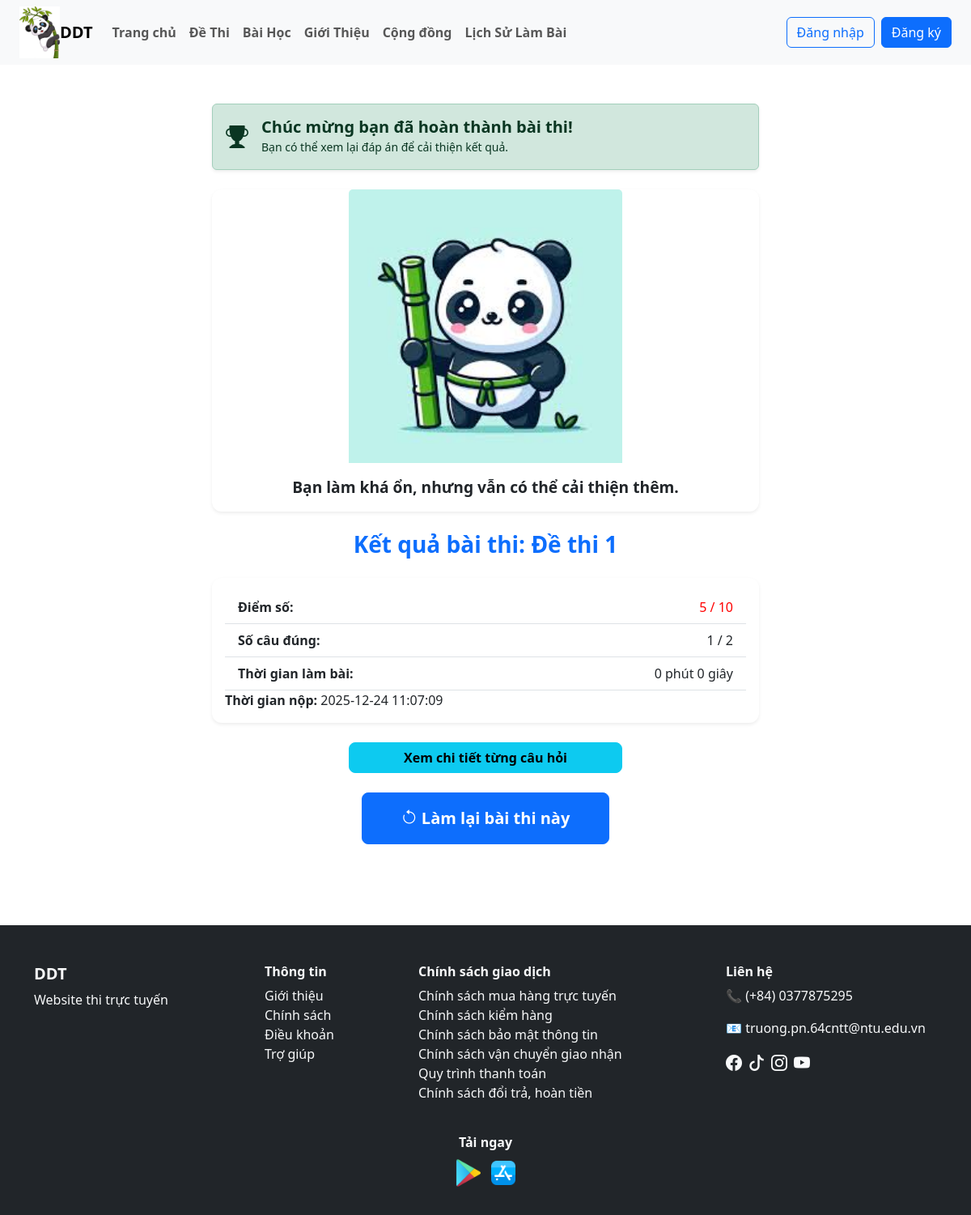
Page /user/ket_qua.php?id=KQ1 on the committed database.
### tables this page shows
CREATE TABLE `ket_qua_thi` (
  `id` varchar(10) NOT NULL,
  `id_nguoi_dung` varchar(10) NOT NULL,
  `id_de_thi` varchar(10) NOT NULL,
  `diem_so` float DEFAULT NULL,
  `thoi_gian_nop` datetime DEFAULT current_timestamp(),
  `thoi_gian_bat_dau` datetime NOT NULL DEFAULT current_timestamp()
);

CREATE TABLE `de_thi` (
  `id` varchar(10) NOT NULL,
  `id_danh_muc` int(11) DEFAULT NULL,
  `ten_de_thi` varchar(255) NOT NULL,
  `mo_ta` text DEFAULT NULL,
  `thoi_gian` int(11) DEFAULT NULL,
  `id_bai_hoc` varchar(10) DEFAULT NULL,
  `thang_diem` int(11) DEFAULT 10,
  `ngay_tao` datetime DEFAULT current_timestamp(),
  `trang_thai` tinyint(1) NOT NULL DEFAULT 0
);

### user/ket_qua.php (the view, shortened to what this page needs)
<?php
include("./header.php");
$id_kq = $_GET['id'];
$sql = "
    SELECT kq.*, dt.ten_de_thi, dt.thang_diem
    FROM ket_qua_thi kq
    JOIN de_thi dt ON kq.id_de_thi = dt.id
    WHERE kq.id = '$id_kq'
";
$kq = mysqli_fetch_assoc(mysqli_query($dbc, $sql));
$so_cau = mysqli_fetch_assoc(mysqli_query($dbc, "
    SELECT COUNT(*) AS tong
    FROM cau_hoi
    WHERE id_de_thi = '{$kq['id_de_thi']}'
"))['tong'];
$so_cau_dung = round(
    ($kq['diem_so'] / $kq['thang_diem']) * $so_cau
);
$thoi_gian_lam = "Chưa xác định";
if (!empty($kq['thoi_gian_bat_dau']) && !empty($kq['thoi_gian_nop'])) {
    $bat_dau = strtotime($kq['thoi_gian_bat_dau']);
    $nop = strtotime($kq['thoi_gian_nop']);
    $diff = $nop - $bat_dau;
    $phut = floor($diff / 60);
    $giay = $diff % 60;
    $thoi_gian_lam = $phut . " phút " . $giay . " giây";
}
$diem = $kq['diem_so'];
$thang = $kq['thang_diem'];
$loi_chuc = "";
if ($diem == $thang) {
    $loi_chuc = "Xuất sắc! Bạn đã đạt điểm tuyệt đối!";
}
else if ($diem >= $thang * 0.8) {
    $loi_chuc = "Rất tốt! Bạn đã làm bài rất chính xác.";
}
else if ($diem >= $thang * 0.5) {
    $loi_chuc = "Bạn làm khá ổn, nhưng vẫn có thể cải thiện thêm.";
}
else {
    $loi_chuc = "Đừng buồn nhé, hãy luyện tập thêm để tiến bộ hơn.";
}
?>
<div class="container my-5" style="max-width: 700px;">
    <div class="alert alert-success d-flex align-items-center shadow-sm" role="alert">
        <i class="bi bi-trophy-fill fs-3 me-3"></i>
        <div>
            <h5 class="mb-0 fw-bold">Chúc mừng bạn đã hoàn thành bài thi!</h5>
            <small>Bạn có thể xem lại đáp án để cải thiện kết quả.</small>
        </div>
    </div>
    <div class="card border-0 shadow-sm my-4">
        <img src="./image_giao_dien/gau_truc_chuc_mung.jpg" class="card-img-top"
            style="width: 50%; height: 50%; object-fit: cover; margin: auto; display: block;" alt="Gấu trúc chúc mừng">
        <div class="card-body text-center">
            <p class="card-text text-fw" style="font-weight: bold; font-size: 1.2rem;"><?= $loi_chuc ?></p>
        </div>
    </div>
    <div class="text-center mb-4">
        <h3 class="fw-bold text-primary">
            Kết quả bài thi: <?= htmlspecialchars($kq['ten_de_thi']) ?>
        </h3>
    </div>
    <div class="card shadow-sm border-0">
        <div class="card-body">
            <div class="list-group list-group-flush">
                <div class="list-group-item d-flex justify-content-between">
                    <strong>Điểm số:</strong>
                    <span style="color : red"><?= $kq['diem_so'] ?> / <?= $kq['thang_diem'] ?></span>
                </div>
                <div class="list-group-item d-flex justify-content-between">
                    <strong>Số câu đúng:</strong>
                    <span><?= $so_cau_dung ?> / <?= $so_cau ?></span>
                </div>
                <div class="list-group-item d-flex justify-content-between">
                    <strong>Thời gian làm bài:</strong>
                    <span><?= $thoi_gian_lam ?></span>
                </div>
                <div class-group-item d-flex justify-content-between">
                    <strong>Thời gian nộp:</strong>
                    <span><?= $kq['thoi_gian_nop'] ?></span>
                </div>
            </div>
        </div>
    </div>
    <div class="mt-4 text-center">
        <a href="xem_dap_an.php?id_kq=<?= $id_kq ?>" class="btn btn-info w-50 fw-bold">
            Xem chi tiết từng câu hỏi
        </a>
    </div>
    <div class="text-center mt-4">
        <a href="thi.php?id=<?= $kq["id_de_thi"] ?>" class="btn btn-primary btn-lg px-5 py-3 fw-bold">
            <i class="bi bi-arrow-counterclockwise"></i> Làm lại bài thi này
        </a>
    </div>
</div>
<?php
include_once("./footer.php")
?>

### user/CSS/style_user.css (style rules this page uses)
.card { border-radius: 12px; overflow: hidden; }
.btn-info { border-radius: 8px; }

### rows in the picture
ket_qua_thi: diem_so.thang_diem "Bạn làm khá ổn, nhưng vẫn có thể cải thiện thêm.", id_de_thi.ten_de_thi "Đề thi 1", diem_so "5", id_de_thi.thang_diem "10", thoi_gian_lam "0 phút 0 giây", thoi_gian_nop "2025-12-24 11:07:09"

### other values in the picture
$so_cau_dung "1"
$so_cau "2"
